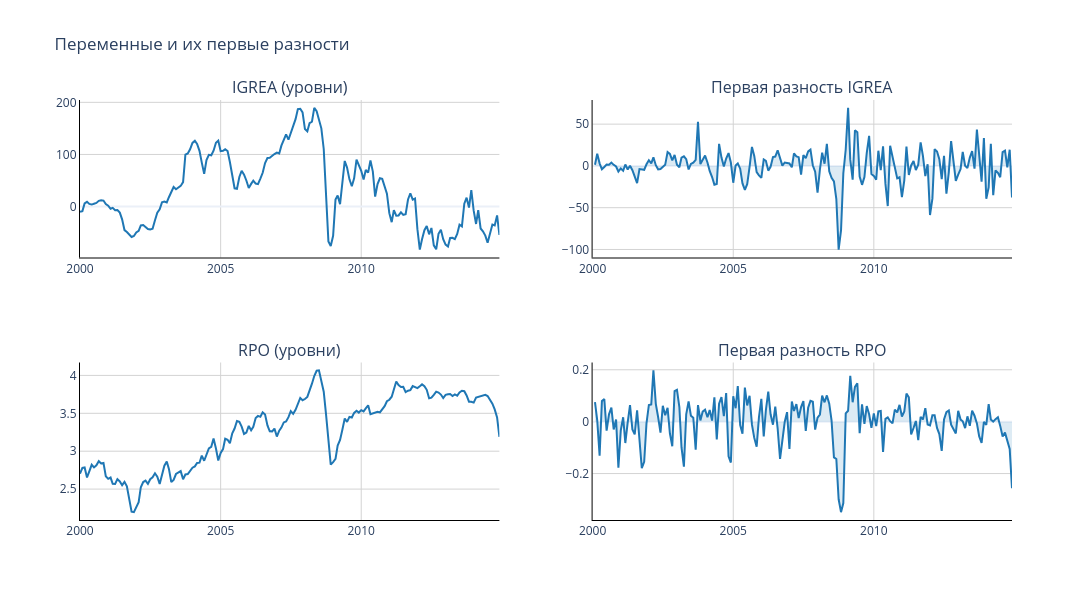
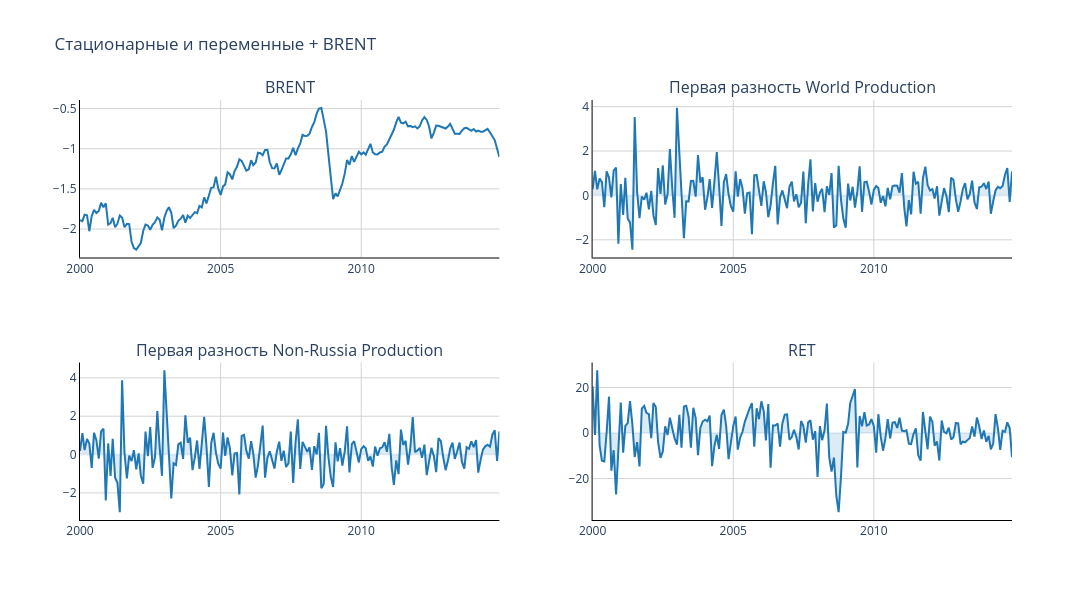

Here is the notebook cell these charts were saved with, in order:
### Markdown cell above
## Сетка графиков

### Code cell
from plotly.subplots import make_subplots

def add_series(fig, row, col, x, y, title,
               fill=True,
               color="#1f77b4"):

    fig.add_trace(
        go.Scatter(
            x=x,
            y=y,
            mode="lines",
            line=dict(color=color, width=2),
            fill="tozeroy" if fill else None,
            fillcolor="rgba(31,119,180,0.15)",
            showlegend=False
        ),
        row=row,
        col=col
    )

    fig.update_xaxes(
        tickformat="%Y",
        gridcolor="lightgray",
        showgrid=True,
        showline=True,
        linewidth=1,
        linecolor="black",
        row=row,
        col=col
    )

    fig.update_yaxes(
        gridcolor="lightgray",
        showgrid=True,
        showline=True,
        linewidth=1,
        linecolor="black",
        row=row,
        col=col
    )

# ==========================================================
# СЕТКА 1
# Ряды, которые сначала анализировались в уровнях, затем в разностях
# ==========================================================

fig1 = make_subplots(
    rows=2,
    cols=2,
    subplot_titles=[
        "IGREA (уровни)",
        "Первая разность IGREA",
        "RPO (уровни)",
        "Первая разность RPO"
    ]
)

add_series(
    fig1, 1, 1,
    dataset["date"],
    dataset["rea_t"],          # если у вас другое имя столбца IGREA — замените
    "IGREA",
    fill=False
)

add_series(
    fig1, 1, 2,
    dataset["date"],
    dataset["delta_rea"],      # delta_igrea
    "Первая разность IGREA"
)

add_series(
    fig1, 2, 1,
    dataset["date"],
    dataset["rpo"],
    "RPO",
    fill=False
)

add_series(
    fig1, 2, 2,
    dataset["date"],
    dataset["delta_rpo"],
    "Первая разность RPO"
)

fig1.update_layout(
    title="Переменные и их первые разности",
    template="plotly_white",
    height=600,
    width=1200,
    hovermode="x unified"
)

fig1.show()

pio.write_image(
    fig1,
    "../russian_paper_results/graphs/variables_and_diffs.png",
    scale=2
)

# ==========================================================
# СЕТКА 2
# Ряды, которые оказались стационарными сразу
# ==========================================================

fig2 = make_subplots(
    rows=2,
    cols=2,
    subplot_titles=[
        "BRENT",
        "Первая разность World Production",
        "Первая разность Non-Russia Production",
        "RET"
    ]
)

add_series(
    fig2, 1, 1,
    dataset["date"],
    dataset["log_real_brent"],   # BRENT
    "BRENT",
    fill=False
)

add_series(
    fig2, 1, 2,
    dataset["date"],
    dataset["delta_world"],
    "Первая разность World"
)

add_series(
    fig2, 2, 1,
    dataset["date"],
    dataset["delta_non_rus"],
    "Первая разность Non-Russia"
)

add_series(
    fig2, 2, 2,
    dataset["date"],
    dataset["ret_t"],            # RET
    "RET"
)

fig2.update_layout(
    title="Стационарные и переменные + BRENT",
    template="plotly_white",
    height=600,
    width=1200,
    hovermode="x unified"
)

fig2.show()

pio.write_image(
    fig2,
    "../russian_paper_results/graphs/stationary_variables.png",
    scale=2
)

### Figure 1 — Plotly figure (JSON) as saved in the notebook; plotly's stock layout.template omitted (floating-point values rounded to 4 significant figures; data arrays with more than 128 entries replaced by an {"elided": "..."} marker saying what was removed)
{"data": [{"fillcolor": "rgba(31,119,180,0.15)", "line": {"color": "#1f77b4", "width": 2}, "mode": "lines", "showlegend": false, "x": {"elided": "180 str values"}, "y": {"elided": "180 float values"}, "type": "scatter", "xaxis": "x", "yaxis": "y"}, {"fill": "tozeroy", "fillcolor": "rgba(31,119,180,0.15)", "line": {"color": "#1f77b4", "width": 2}, "mode": "lines", "showlegend": false, "x": {"elided": "180 str values"}, "y": {"elided": "180 float values"}, "type": "scatter", "xaxis": "x2", "yaxis": "y2"}, {"fillcolor": "rgba(31,119,180,0.15)", "line": {"color": "#1f77b4", "width": 2}, "mode": "lines", "showlegend": false, "x": {"elided": "180 str values"}, "y": {"elided": "180 float values"}, "type": "scatter", "xaxis": "x3", "yaxis": "y3"}, {"fill": "tozeroy", "fillcolor": "rgba(31,119,180,0.15)", "line": {"color": "#1f77b4", "width": 2}, "mode": "lines", "showlegend": false, "x": {"elided": "180 str values"}, "y": {"elided": "180 float values"}, "type": "scatter", "xaxis": "x4", "yaxis": "y4"}], "layout": {"xaxis": {"anchor": "y", "domain": [0.0, 0.45], "tickformat": "%Y", "gridcolor": "lightgray", "showgrid": true, "showline": true, "linewidth": 1, "linecolor": "black"}, "yaxis": {"anchor": "x", "domain": [0.625, 1.0], "gridcolor": "lightgray", "showgrid": true, "showline": true, "linewidth": 1, "linecolor": "black"}, "xaxis2": {"anchor": "y2", "domain": [0.55, 1.0], "tickformat": "%Y", "gridcolor": "lightgray", "showgrid": true, "showline": true, "linewidth": 1, "linecolor": "black"}, "yaxis2": {"anchor": "x2", "domain": [0.625, 1.0], "gridcolor": "lightgray", "showgrid": true, "showline": true, "linewidth": 1, "linecolor": "black"}, "xaxis3": {"anchor": "y3", "domain": [0.0, 0.45], "tickformat": "%Y", "gridcolor": "lightgray", "showgrid": true, "showline": true, "linewidth": 1, "linecolor": "black"}, "yaxis3": {"anchor": "x3", "domain": [0.0, 0.375], "gridcolor": "lightgray", "showgrid": true, "showline": true, "linewidth": 1, "linecolor": "black"}, "xaxis4": {"anchor": "y4", "domain": [0.55, 1.0], "tickformat": "%Y", "gridcolor": "lightgray", "showgrid": true, "showline": true, "linewidth": 1, "linecolor": "black"}, "yaxis4": {"anchor": "x4", "domain": [0.0, 0.375], "gridcolor": "lightgray", "showgrid": true, "showline": true, "linewidth": 1, "linecolor": "black"}, "annotations": [{"font": {"size": 16}, "showarrow": false, "text": "IGREA (уровни)", "x": 0.225, "xanchor": "center", "xref": "paper", "y": 1.0, "yanchor": "bottom", "yref": "paper"}, {"font": {"size": 16}, "showarrow": false, "text": "Первая разность IGREA", "x": 0.775, "xanchor": "center", "xref": "paper", "y": 1.0, "yanchor": "bottom", "yref": "paper"}, {"font": {"size": 16}, "showarrow": false, "text": "RPO (уровни)", "x": 0.225, "xanchor": "center", "xref": "paper", "y": 0.375, "yanchor": "bottom", "yref": "paper"}, {"font": {"size": 16}, "showarrow": false, "text": "Первая разность RPO", "x": 0.775, "xanchor": "center", "xref": "paper", "y": 0.375, "yanchor": "bottom", "yref": "paper"}], "title": {"text": "Переменные и их первые разности"}, "height": 600, "width": 1200, "hovermode": "x unified"}}

### Figure 2 — Plotly figure (JSON) as saved in the notebook; plotly's stock layout.template omitted (floating-point values rounded to 4 significant figures; data arrays with more than 128 entries replaced by an {"elided": "..."} marker saying what was removed)
{"data": [{"fillcolor": "rgba(31,119,180,0.15)", "line": {"color": "#1f77b4", "width": 2}, "mode": "lines", "showlegend": false, "x": {"elided": "180 str values"}, "y": {"elided": "180 float values"}, "type": "scatter", "xaxis": "x", "yaxis": "y"}, {"fill": "tozeroy", "fillcolor": "rgba(31,119,180,0.15)", "line": {"color": "#1f77b4", "width": 2}, "mode": "lines", "showlegend": false, "x": {"elided": "180 str values"}, "y": {"elided": "180 float values"}, "type": "scatter", "xaxis": "x2", "yaxis": "y2"}, {"fill": "tozeroy", "fillcolor": "rgba(31,119,180,0.15)", "line": {"color": "#1f77b4", "width": 2}, "mode": "lines", "showlegend": false, "x": {"elided": "180 str values"}, "y": {"elided": "180 float values"}, "type": "scatter", "xaxis": "x3", "yaxis": "y3"}, {"fill": "tozeroy", "fillcolor": "rgba(31,119,180,0.15)", "line": {"color": "#1f77b4", "width": 2}, "mode": "lines", "showlegend": false, "x": {"elided": "180 str values"}, "y": {"elided": "180 float values"}, "type": "scatter", "xaxis": "x4", "yaxis": "y4"}], "layout": {"xaxis": {"anchor": "y", "domain": [0.0, 0.45], "tickformat": "%Y", "gridcolor": "lightgray", "showgrid": true, "showline": true, "linewidth": 1, "linecolor": "black"}, "yaxis": {"anchor": "x", "domain": [0.625, 1.0], "gridcolor": "lightgray", "showgrid": true, "showline": true, "linewidth": 1, "linecolor": "black"}, "xaxis2": {"anchor": "y2", "domain": [0.55, 1.0], "tickformat": "%Y", "gridcolor": "lightgray", "showgrid": true, "showline": true, "linewidth": 1, "linecolor": "black"}, "yaxis2": {"anchor": "x2", "domain": [0.625, 1.0], "gridcolor": "lightgray", "showgrid": true, "showline": true, "linewidth": 1, "linecolor": "black"}, "xaxis3": {"anchor": "y3", "domain": [0.0, 0.45], "tickformat": "%Y", "gridcolor": "lightgray", "showgrid": true, "showline": true, "linewidth": 1, "linecolor": "black"}, "yaxis3": {"anchor": "x3", "domain": [0.0, 0.375], "gridcolor": "lightgray", "showgrid": true, "showline": true, "linewidth": 1, "linecolor": "black"}, "xaxis4": {"anchor": "y4", "domain": [0.55, 1.0], "tickformat": "%Y", "gridcolor": "lightgray", "showgrid": true, "showline": true, "linewidth": 1, "linecolor": "black"}, "yaxis4": {"anchor": "x4", "domain": [0.0, 0.375], "gridcolor": "lightgray", "showgrid": true, "showline": true, "linewidth": 1, "linecolor": "black"}, "annotations": [{"font": {"size": 16}, "showarrow": false, "text": "BRENT", "x": 0.225, "xanchor": "center", "xref": "paper", "y": 1.0, "yanchor": "bottom", "yref": "paper"}, {"font": {"size": 16}, "showarrow": false, "text": "Первая разность World Production", "x": 0.775, "xanchor": "center", "xref": "paper", "y": 1.0, "yanchor": "bottom", "yref": "paper"}, {"font": {"size": 16}, "showarrow": false, "text": "Первая разность Non-Russia Production", "x": 0.225, "xanchor": "center", "xref": "paper", "y": 0.375, "yanchor": "bottom", "yref": "paper"}, {"font": {"size": 16}, "showarrow": false, "text": "RET", "x": 0.775, "xanchor": "center", "xref": "paper", "y": 0.375, "yanchor": "bottom", "yref": "paper"}], "title": {"text": "Стационарные и переменные + BRENT"}, "height": 600, "width": 1200, "hovermode": "x unified"}}
